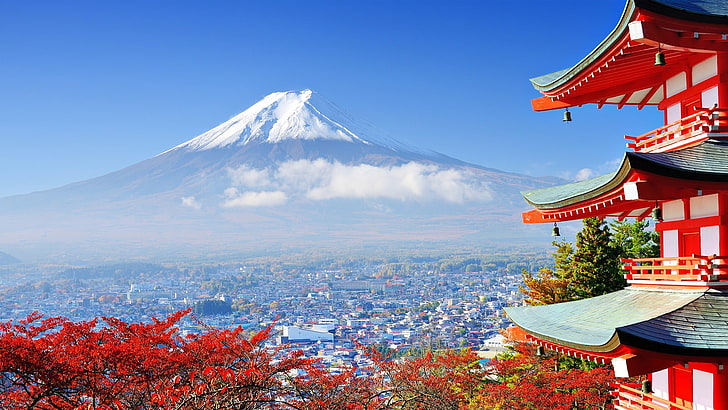
#> input picture Pertemuan 2/img.jpg, 728 x 410 px
$ python histogram.py
#> lines starting #> are read from the running program, lines starting #| are printed output that depends on the picture
import cv2
import matplotlib.pyplot as plt
import numpy as np

img = cv2.imread("img.jpg")
#> img is the input picture: shape (410, 728, 3); mean B, G, R 166.6, 136.2, 133
img_gray = cv2.cvtColor(img, cv2.COLOR_BGR2GRAY)
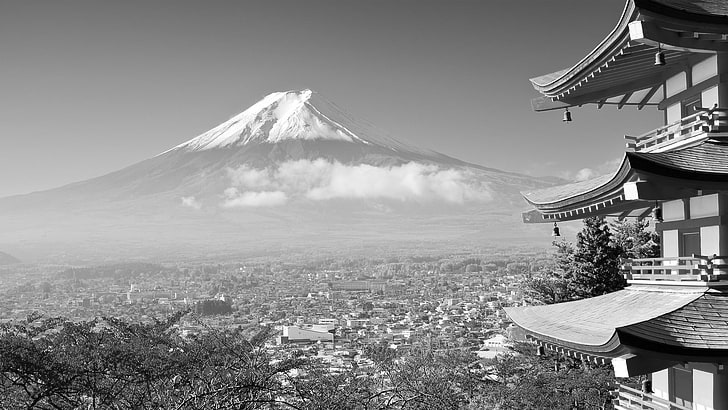
#> img_gray: shape (410, 728); min 0, max 255, mean 138.7
cv2.imshow("Test", img_gray)
cv2.waitKey(0)

width = img.shape[1]
#> width = 728
height = img.shape[0]
#> height = 410

intensity = np.zeros(256, dtype=int)

for i in range(height) :
    for j in range(width):
        intensity[img_gray[i,j]] += 1

plt.plot(intensity, 'g o', label = 'Japan View')
plt.xlabel("Intensity")
plt.ylabel("Quantity")
plt.legend(loc="upper left")
plt.show()
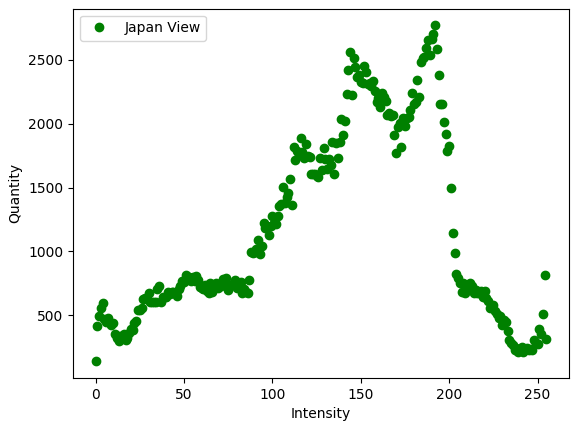
#> figure drawn by matplotlib, 1 panel; curve peaks at x = 192, y = 2767

equalized_img = cv2.equalizeHist(img_gray)
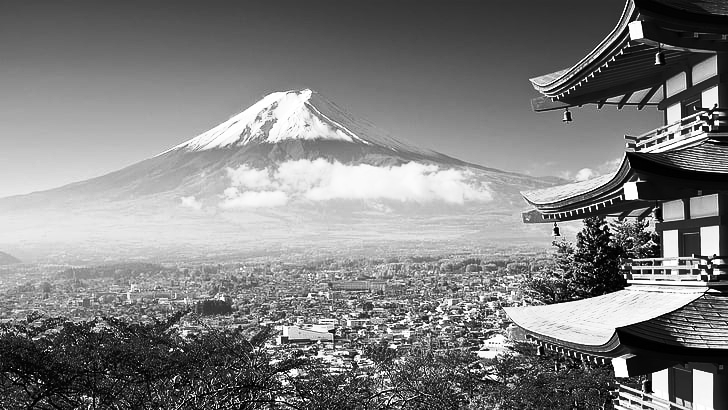
#> equalized_img: shape (410, 728); min 0, max 255, mean 128.1
equalized_intensity = np.zeros(256, dtype=int)

for i in range(height) :
    for j in range(width):
        equalized_intensity[equalized_img[i,j]] += 1

plt.figure(1, (16, 8))
plt.subplot(1, 2, 1)
plt.plot(intensity, 'g', label = 'Japan View')
plt.xlabel("Intensity")
plt.ylabel("Quantity")
plt.legend(loc="upper left")


plt.subplot(1, 2, 2)
plt.plot(equalized_intensity, 'g', label = 'Japan View')
plt.xlabel("Intensity")
plt.ylabel("Quantity")
plt.legend(loc="upper left")
plt.show()
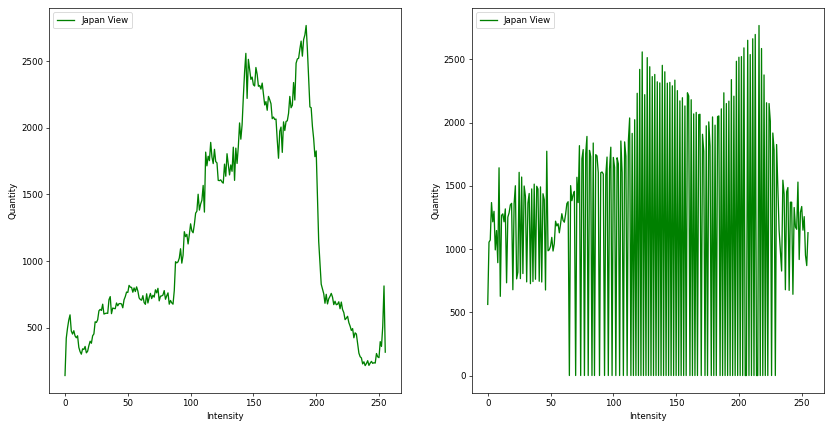
#> figure drawn by matplotlib, 2 panels; panel 1: curve peaks at x = 192, y = 2767; panel 2: curve peaks at x = 216, y = 2767

# Clahe Equalization
clahe = cv2.createCLAHE(clipLimit=4.0, tileGridSize=(8,8))
clahe_img = clahe.apply(img_gray)
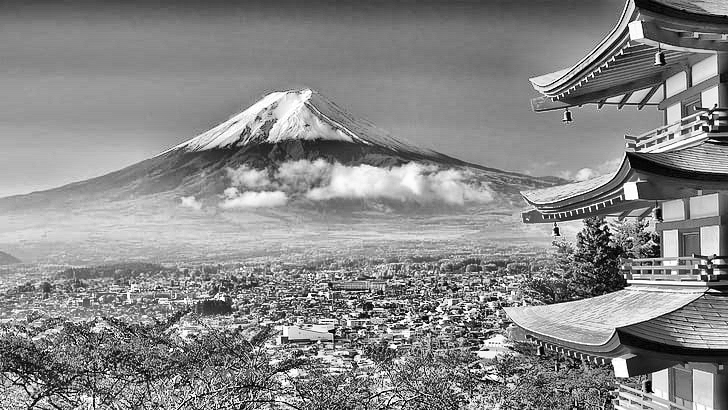
#> clahe_img: shape (410, 728); min 0, max 255, mean 136.5

res = np.vstack((img_gray, equalized_img, clahe_img))
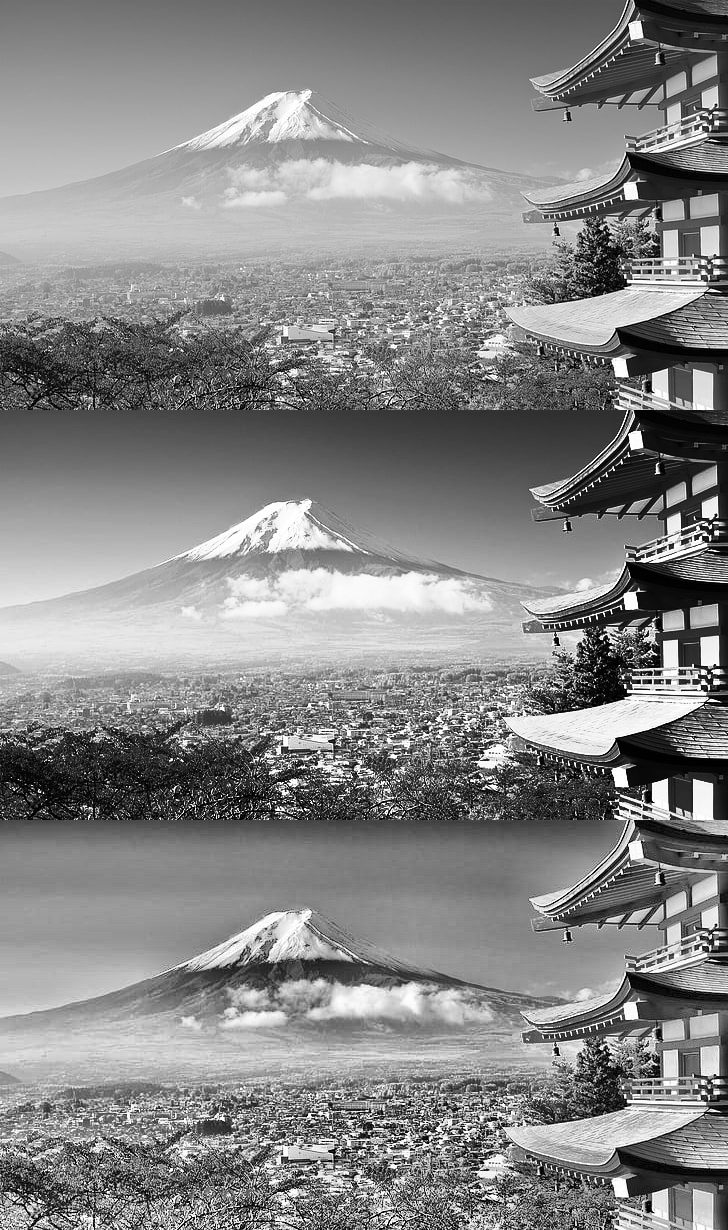
#> res: shape (1230, 728); min 0, max 255, mean 134.4
cv2.imshow("Equalization", res)
cv2.waitKey(0)
